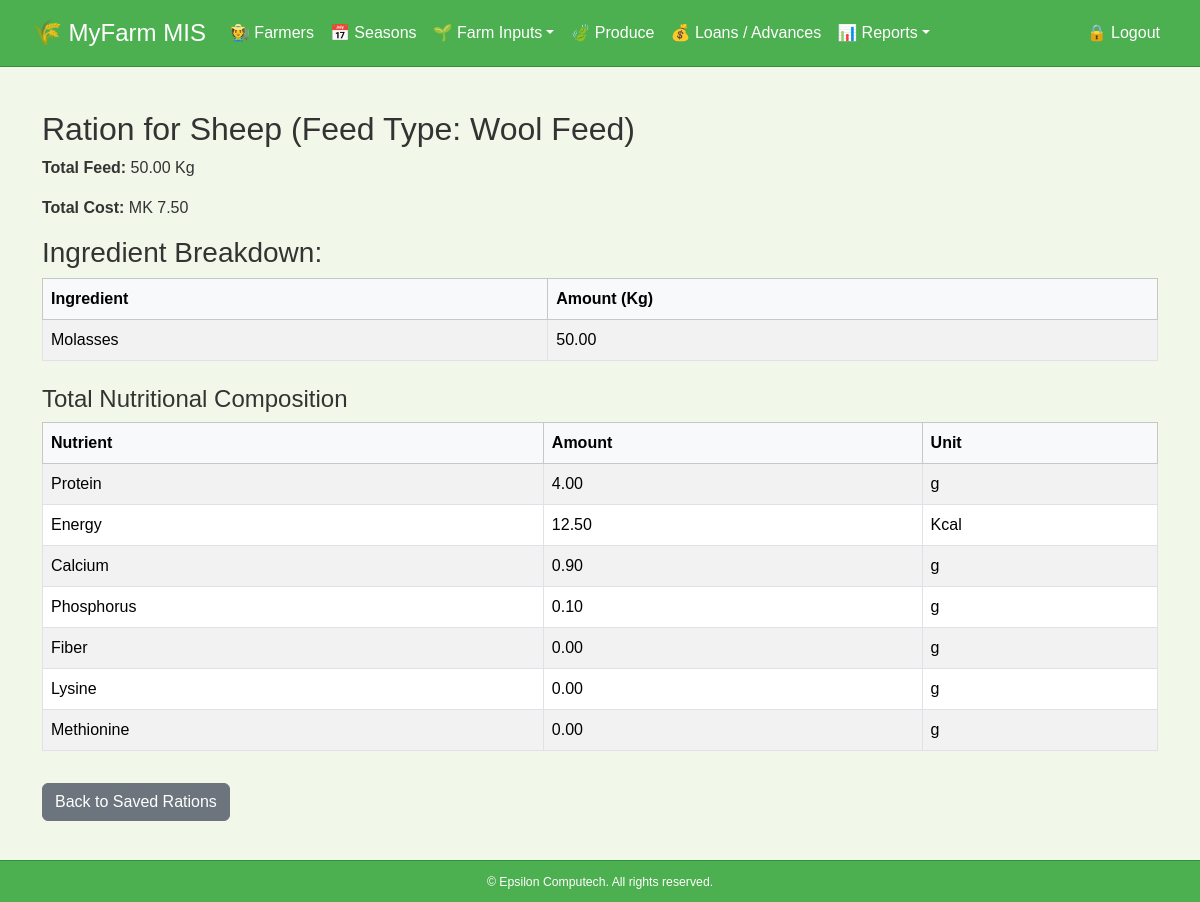
The app's page /ration/ration/5/ (signed in) with its own data.
### rationapp/models.py (models this page shows, shortened)
class RationFormulation(models.Model):
    user = models.ForeignKey(User, on_delete=models.CASCADE)
    animal = models.ForeignKey(Animal, on_delete=models.CASCADE)
    feed_type = models.ForeignKey(FeedType, on_delete=models.CASCADE)
    total_weight = models.FloatField(help_text="Total feed (Kg)")
    total_cost = models.FloatField()
    created_at = models.DateTimeField(auto_now_add=True)

class Animal(models.Model):
    name = models.CharField(max_length=100)
    description = models.TextField(blank=True)

class FeedType(models.Model):
    name = models.CharField(max_length=100)
    animal = models.ForeignKey(Animal, on_delete=models.CASCADE, related_name="feed_types")

class RationIngredient(models.Model):
    formulation = models.ForeignKey(RationFormulation, on_delete=models.CASCADE, related_name="ingredients")
    ingredient = models.ForeignKey(Ingredient, on_delete=models.CASCADE)
    amount_kg = models.FloatField()

class Ingredient(models.Model):
    name = models.CharField(max_length=100)
    cost_per_kg = models.FloatField()
    protein = models.FloatField(help_text="Crude protein (%)")
    energy = models.FloatField(help_text="Energy (Kcal/kg)")
    calcium = models.FloatField(null=True, blank=True)
    phosphorus = models.FloatField(null=True, blank=True)
    fiber = models.FloatField(null=True, blank=True)
    lysine = models.FloatField(null=True, blank=True)
    methionine = models.FloatField(null=True, blank=True)
    min_inclusion = models.FloatField(default=0, help_text="Minimum inclusion rate (%)")
    max_inclusion = models.FloatField(default=100, help_text="Maximum inclusion rate (%)")

### rationapp/views.py (the view)
# urls.py: path('ration/<int:ration_id>/', views.ration_detail, name='ration_detail'),
@login_required
def ration_detail(request, ration_id):
    ration = get_object_or_404(RationFormulation, id=ration_id, user=request.user)
    ingredients = ration.ingredients.select_related("ingredient").all()
    solution_list = [(ri.ingredient.name, ri.amount_kg) for ri in ingredients]
    total_weight = sum(ri.amount_kg for ri in ingredients) or ration.total_weight
    total_nutrients = {
        "protein": sum(ri.amount_kg * ri.ingredient.protein / total_weight for ri in ingredients),
        "energy": sum(ri.amount_kg * ri.ingredient.energy / total_weight for ri in ingredients),
        "calcium": sum(ri.amount_kg * (ri.ingredient.calcium or 0) / total_weight for ri in ingredients),
        "phosphorus": sum(ri.amount_kg * (ri.ingredient.phosphorus or 0) / total_weight for ri in ingredients),
        "fiber": sum(ri.amount_kg * (ri.ingredient.fiber or 0) / total_weight for ri in ingredients),
        "lysine": sum(ri.amount_kg * (ri.ingredient.lysine or 0) / total_weight for ri in ingredients),
        "methionine": sum(ri.amount_kg * (ri.ingredient.methionine or 0) / total_weight for ri in ingredients),
    }
    total_nutrients_list = [(k, v) for k, v in total_nutrients.items()]
    return render(request, "ration_detail.html", {
        "ration": ration,
        "ingredients": ingredients,
        "solution_list": solution_list,
        "total_nutrients_list": total_nutrients_list,
    })

### farmers/context_processors.py (called while the page is built)
def season_context(request):
    season_id = request.GET.get("season")
    selected_season = None
    if season_id:
        selected_season = Season.objects.filter(id=season_id).first()
    if not selected_season:
        selected_season = Season.objects.order_by('-year').first()
    seasons = Season.objects.order_by('-year')
    return {
        "seasons": seasons,
        "selected_season": selected_season
    }

### rationapp/templates/ration_detail.html
{% extends "base.html" %}
{% block content %}
<h2>Ration for {{ ration.animal.name }} (Feed Type: {{ ration.feed_type.name }})</h2>
<p><strong>Total Feed:</strong> {{ ration.total_weight|floatformat:2 }} Kg</p>
<p><strong>Total Cost:</strong> MK {{ ration.total_cost|floatformat:2 }}</p>
<h3>Ingredient Breakdown:</h3>
<table class="table table-bordered table-striped">
    <thead class="table-light">
        <tr>
            <th>Ingredient</th>
            <th>Amount (Kg)</th>
        </tr>
    </thead>
    <tbody>
        {% for ing in ingredients %}
        <tr>
            <td>{{ ing.ingredient.name }}</td>
            <td>{{ ing.amount_kg|floatformat:2 }}</td>
        </tr>
        {% endfor %}
    </tbody>
</table>
<h4 class="mt-4">Total Nutritional Composition</h4>
<table class="table table-bordered table-striped mt-2">
    <thead class="table-light">
        <tr>
            <th>Nutrient</th>
            <th>Amount</th>
            <th>Unit</th>
        </tr>
    </thead>
    <tbody>
        {% for nutrient, value in total_nutrients_list %}
        <tr>
            <td>{{ nutrient|capfirst }}</td>
            <td>{{ value|floatformat:2 }}</td>
            <td>
                {% if nutrient in "energy_kcal energy" %}
                    Kcal
                {% else %}
                    g
                {% endif %}
            </td>
        </tr>
        {% endfor %}
    </tbody>
</table>
<a href="{% url 'saved_rations' %}" class="btn btn-secondary mt-3">Back to Saved Rations</a>
{% endblock %}

### farmers/static/css/styles.css (style rules this page uses)
html, body { height: 100%; margin: 0; font-family: Arial, sans-serif; color: #333; display: flex; flex-direction: column; background-color: #F1F8E9; }

### farmers/templates/base.html (style rules this page uses)
html, body { height: 100%; }
body { display: flex; flex-direction: column; }

### records on screen
RationFormulation: animal.name "Sheep", feed_type.name "Wool Feed", total_weight "50.00", total_cost "7.50"
RationIngredient: ingredient.name "Molasses", amount_kg "50.00"

### other values on screen
{{ nutrient|capfirst }} "Protein" "Energy" "Calcium" "Phosphorus" "Fiber" "Lysine" "Methionine"
{{ value|floatformat:2 }} "4.00" "12.50" "0.90" "0.10" "0.00" "0.00" "0.00"
